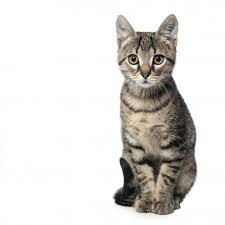
#> input picture new/src/30.01.2021/cat2.jpg, 225 x 225 px
$ python 'task3(blend).py'
#> lines starting #> are read from the running program, lines starting #| are printed output that depends on the picture
from PIL import Image
image1 = Image.open("cat2.jpg")
#> image1 is the input picture: PIL image 225x225 RGB; mean R, G, B 222.2, 220, 217.1
image2 = Image.open("flashback.jpg")
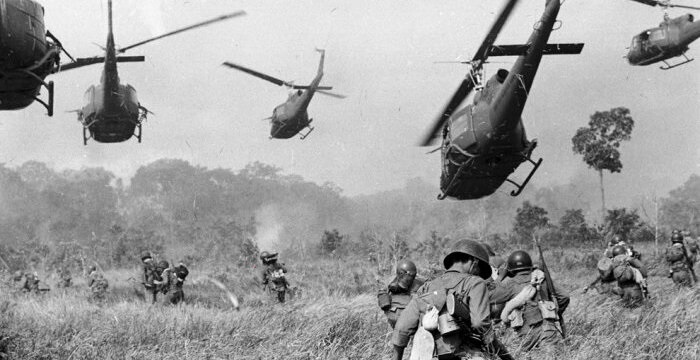
#> input picture new/src/30.01.2021/flashback.jpg, 700 x 360 px
#> image2 is the input picture: PIL image 700x360 RGB; mean R, G, B 157.7, 157.7, 157.7
image2 = image2.resize((225, 225))
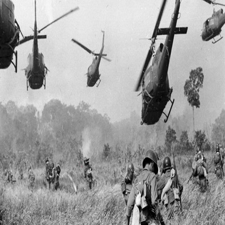
#> image2: PIL image 225x225 RGB; mean R, G, B 157.7, 157.6, 157.6
res = Image.blend(image1, image2, 0.25)
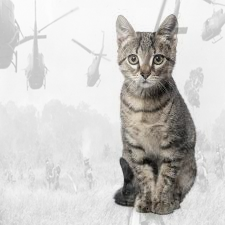
#> res: PIL image 225x225 RGB; mean R, G, B 205.7, 204, 201.9
res.show()
